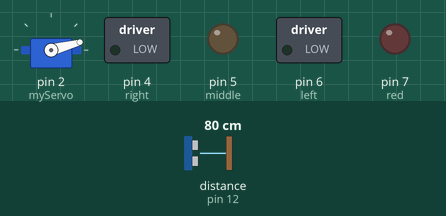
Recording of a sketch running on a simulated Arduino Uno, built with avr-gcc and run on an emulated ATmega328P. Shown: servo, switched loads named in the sketch (green lamp = pin HIGH), output pins drawn as LEDs (lit = HIGH). Wiring (inferred from the names in the program): ultrasonic range finder: trigger pin 11; echo pin 12. The test bench sets the inputs (shaded band); at power-on: distance to the obstacle (sensor on pin 12) 80 cm. The echo pulse lasts 58.3 µs per cm; pins used as bus, display or sensor lines are not drawn; what the sketch prints to the serial monitor is not drawn.

Above: at 0.01 s.
1.3 s: distance to the obstacle (sensor on pin 12) set to 2 cm
At 2.2 s:
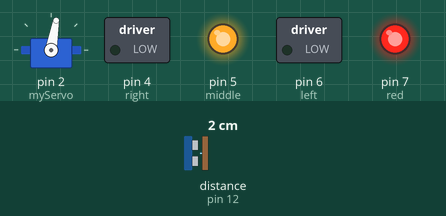
4.3 s: distance to the obstacle (sensor on pin 12) set to 35 cm
7.3 s: distance to the obstacle (sensor on pin 12) set to 43 cm
At 7.9 s:
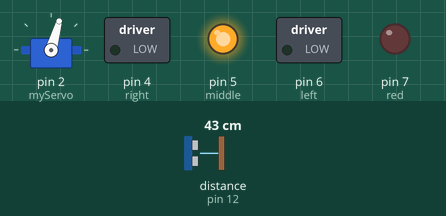
10.3 s: distance to the obstacle (sensor on pin 12) set to 12 cm
At 11.3 s:
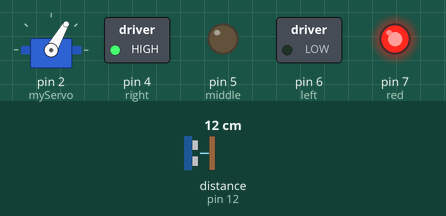
13.3 s: distance to the obstacle (sensor on pin 12) set to 60 cm
At 14.75 s:
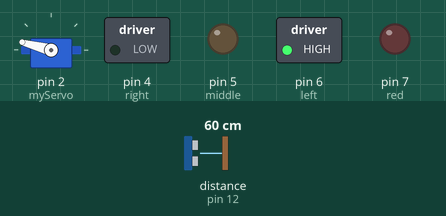
19.3 s: distance to the obstacle (sensor on pin 12) set to 18 cm
At 20.0 s:
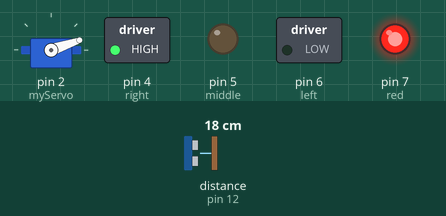
Timing chart, 0 to 23.3 s (numbered marks = the images above; inputs shaded):
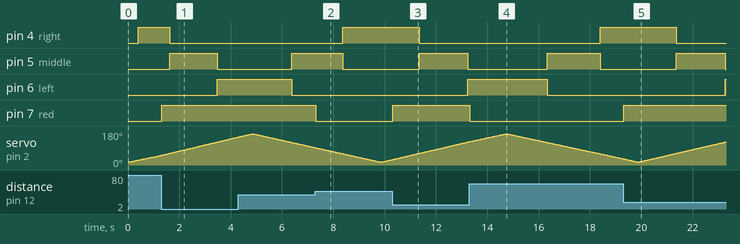

Measured:
- the behaviour switches between 40 and 41 cm on distance to the obstacle (sensor on pin 12) (found by bisection; images 1 and 2)
- after the input at 1.3 s, pin 6 (left): LOW → HIGH after 2.2 s instead of 2.5 s; pin 7 (red): LOW → HIGH at once
- after the input at 7.3 s, pin 7 (red): HIGH → LOW at once
- after the input at 10.3 s, pin 5 (middle): LOW → HIGH after 1.0 s instead of 1.1 s; pin 6 (left): LOW → HIGH after 2.9 s; pin 7 (red): LOW → HIGH at once
- after the input at 13.3 s, pin 4 (right): LOW → HIGH after 5.1 s instead of 4.7 s; pin 7 (red): HIGH → LOW at once
- after the input at 19.3 s, pin 5 (middle): LOW → HIGH after 2.1 s instead of 2.2 s; pin 6 (left): LOW → HIGH after 4.0 s; pin 7 (red): LOW → HIGH at once
- by itself, servo on pin 2 (myServo): rises from 123° to 165° in 1.4 s, then falls to 33° in 4.6 s

The sketch:

arduino_code.ino
```cpp
// Includes the Servo library
#include <Servo.h>.
// Defines Tirg and Echo pins of the Ultrasonic Sensor
const int trigPin = 11;
const int echoPin = 12;
const int left = 6;
const int middle = 5;
const int right = 4;
const int red = 7;
// Variables for the duration and the distance
long duration;
int distance;
Servo myServo; // Creates a servo object for controlling the servo motor
void setup() {
  pinMode(trigPin, OUTPUT); // Sets the trigPin as an Output
  pinMode(echoPin, INPUT); // Sets the echoPin as an Input
  pinMode(left, OUTPUT);
  pinMode(right, OUTPUT);
  pinMode(middle, OUTPUT);
  pinMode(red, OUTPUT);
  Serial.begin(9600);
  myServo.attach(2); // Defines on which pin is the servo motor attached
}
void loop() {
  // rotates the servo motor from 15 to 165 degrees
  for(int i=15;i<=165;i++){
  myServo.write(i);
  delay(30);
  distance = calculateDistance();// Calls a function for calculating the distance measured by the Ultrasonic sensor for each degree
  led_status(i);
  Serial.print(i); // Sends the current degree into the Serial Port
  Serial.print(","); // Sends addition character right next to the previous value needed later in the Processing IDE for indexing
  Serial.print(distance); // Sends the distance value into the Serial Port
  Serial.print("."); // Sends addition character right next to the previous value needed later in the Processing IDE for indexing

  }
  // Repeats the previous lines from 165 to 15 degrees
  for(int i=165;i>15;i--){
  myServo.write(i);
  delay(30);
  distance = calculateDistance();
  led_status(i);
  Serial.print(i);
  Serial.print(",");
  Serial.print(distance);
  Serial.print(".");

  }
}
// Function for calculating the distance measured by the Ultrasonic sensor
int calculateDistance(){

  digitalWrite(trigPin, LOW);
  delayMicroseconds(2);
  // Sets the trigPin on HIGH state for 10 micro seconds
  digitalWrite(trigPin, HIGH);
  delayMicroseconds(10);
  digitalWrite(trigPin, LOW);
  duration = pulseIn(echoPin, HIGH); // Reads the echoPin, returns the sound wave travel time in microseconds
  distance= duration*0.034/2;
  if(distance < 40){
    digitalWrite(red, HIGH);}
    else
    {
    digitalWrite(red, LOW);}
  return distance;
}
void led_status(int pos)  //For LEd _status indicator
{

  if(pos >= 25 && pos <= 60)
  {
    digitalWrite(right, HIGH);
    digitalWrite(left, LOW);
    digitalWrite(middle, LOW);

  }
  else if(pos >= 60 && pos <=120)
  {
    digitalWrite(right, LOW);
    digitalWrite(left, LOW);
    digitalWrite(middle, HIGH);

  }
  else if(pos >=120 && pos <=165)
  {
    digitalWrite(right, LOW);
    digitalWrite(left, HIGH);
    digitalWrite(middle, LOW);

  }


}
```
